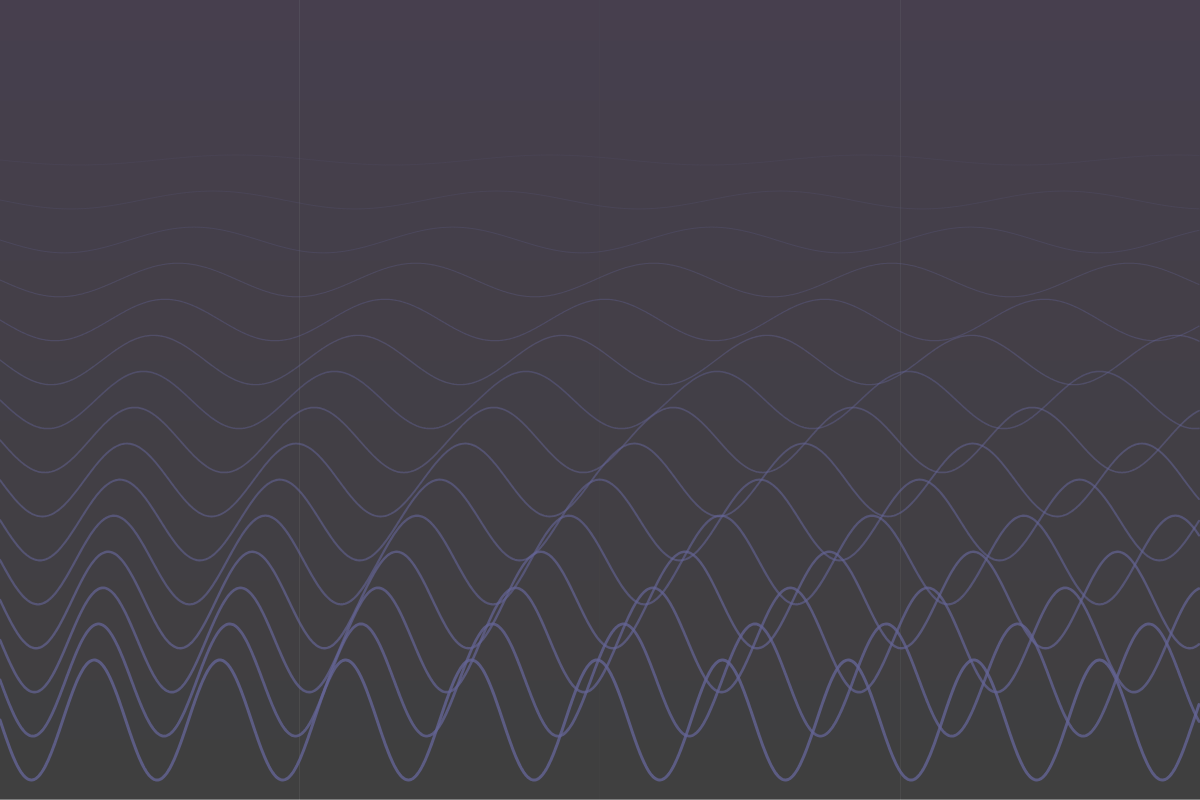
Frame 1 (no input)
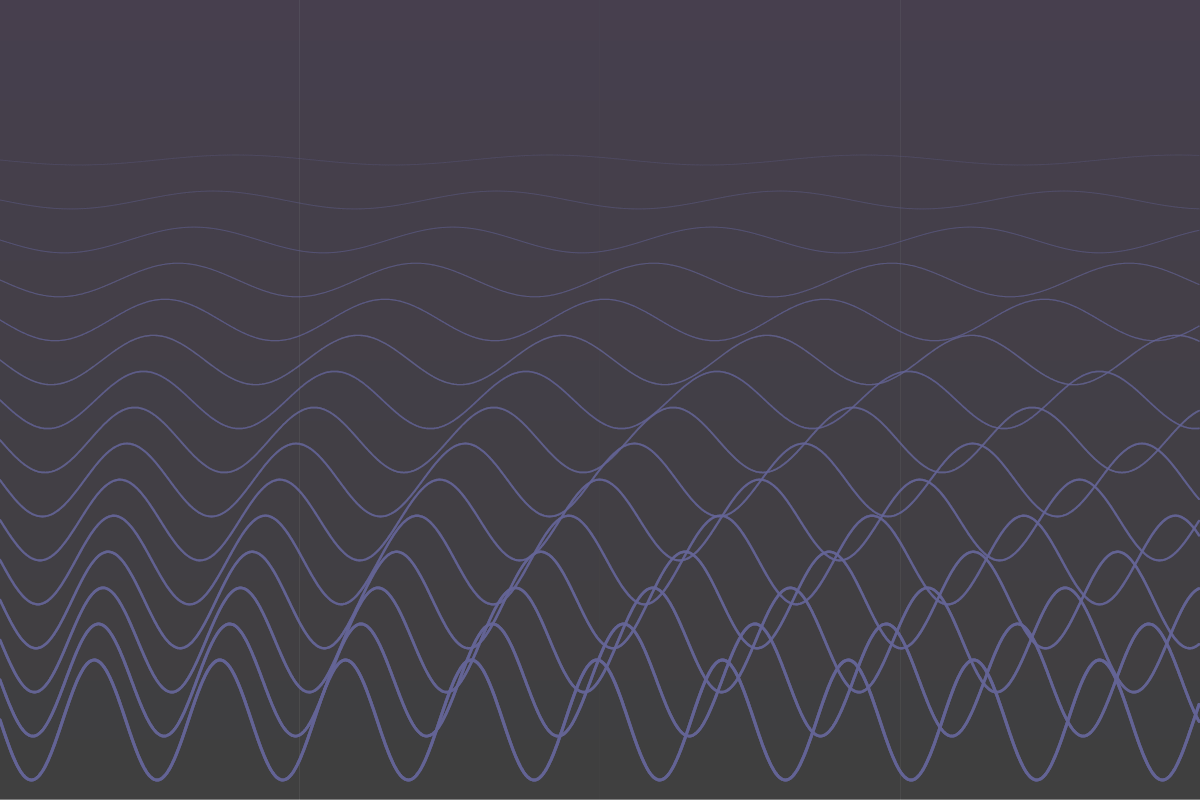
Frame 2 (the mouse pressed at the canvas centre, redrawn once)

The p5.js sketch that drew these frames (run headless with seeded random() and noise() and a simulated clock; the mouse was pressed at the canvas centre and the sketch redrawn once):

// p5.js sketch
// ── sketch.js

let waves = [];
const TOTAL_WAVES = 15;

function setup() {
  createCanvas(1200, 800);
for (let y = 0; y < height; y++) {
    let inter = map(y, 0, height, 0, 1);
    let c1 = color(10, 0, 20);
    let c2 = color(0, 0, 0);
    let c = lerpColor(c1, c2, inter);
    stroke(c);
    line(0, y, width, y);
  }
 
  noLoop();
}

function draw() {
  
 for (let i = 0; i < TOTAL_WAVES; i++) {
    let waveData = {
      index: i,
      amplitude: map(i, 0, TOTAL_WAVES - 1, 5, 60), 
      frequency: map(i, 0, TOTAL_WAVES - 1, 0.02, 0.05),
      yOffset: map(i, 0, TOTAL_WAVES - 1, height * 0.2, height * 0.9),
      strokeWeight: map(i, 0, TOTAL_WAVES - 1, 0.5, 3),
      alpha: map(i, 0, TOTAL_WAVES - 1, 50, 200)
    };
    waves.push(waveData);
  }
  for (let i = 0; i < waves.length; i++) {
    drawWave(waves[i]);
  }
}

function drawWave(waveData) {
  noFill();
  stroke(100, 100, 150, waveData.alpha);
  strokeWeight(waveData.strokeWeight);

  beginShape();
  for (let x = 0; x < width; x++) {
    let y = waveData.yOffset + sin(x * waveData.frequency) * waveData.amplitude;
    vertex(x, y);
  }
  endShape();
}
